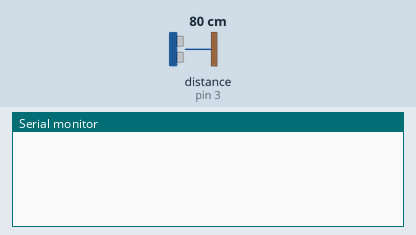
This sketch was run on a simulated Arduino Uno, built with avr-gcc and run on an emulated ATmega328P. Parts: the last lines printed to the serial monitor. Inputs (shaded band) come from the test bench; at power-on: distance to the obstacle (sensor on pin 3) 80 cm. The echo pulse lasts 58.3 µs per cm; WiFi joins after 1.5 s; servers stay silent unless stated; uploads are accepted with an empty reply.

Above: at 3.7 s.
3.8 s: distance to the obstacle (sensor on pin 3) set to 2 cm
At 7.1 s:
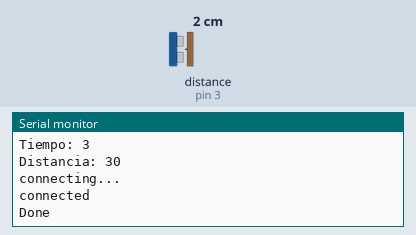
At 9.0 s:
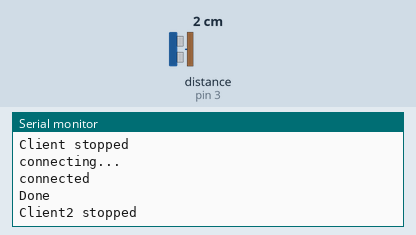

The sketch:

proyecto_final_v4.ino
```cpp
#include <SPI.h>
#include <Ethernet.h>
#include <NewPing.h>

#define TRIGGER_PIN  7  // Arduino pin tied to trigger pin on the ultrasonic sensor.
#define ECHO_PIN     3  // Arduino pin tied to echo pin on the ultrasonic sensor.
#define MAX_DISTANCE 100 // Maximum distance we want to ping for (in centimeters). Maximum sensor distance is rated at 400-500cm.
unsigned long times = 0;

int user_time = 3;
int user_distance = 30; //distancia cm entregada por usuario
int myInts[4];

byte mac[] = { 0x70, 0x71, 0xBC, 0x9A, 0x66, 0x7A };
char server[] = "146.83.198.35";    // server de la U

IPAddress ip(192, 168, 1, 61); // IP Arduino

// Initialize the Ethernet client library
// with the IP address and port of the server
// that you want to connect to (port 80 is default for HTTP):
EthernetClient client;
EthernetClient client2;
NewPing sonar(TRIGGER_PIN, ECHO_PIN, MAX_DISTANCE); // NewPing setup of pins and maximum distance.

void setup() {
  // Open serial communications and wait for port to open:
  Serial.begin(9600);
  while (!Serial) {
    ; // wait for serial port to connect. Needed for native USB port only
  }

  // start the Ethernet connection:
  if (Ethernet.begin(mac) == 0) {
    Serial.println("Failed to configure Ethernet using DHCP");
    // try to congifure using IP address instead of DHCP:
    Ethernet.begin(mac, ip);
  }
  // give  Ethernet shield a second to initialize:
  delay(1000);

}

void loop() {

  int distance = sonar.ping_cm();
  int temp = 1;
  int i;
   if(distance > 0 && distance < user_distance)
    {
      times++;
      if(times == (user_time * 100) - 90){

            Serial.print("Tiempo: ");
            Serial.println(user_time);
            Serial.print("Distancia: ");
            Serial.println(user_distance);

          Serial.println("connecting...");
          // if you get a connection, report back via serial:
          if (client.connect(server, 80)) {
            Serial.println("connected");
            // Make a HTTP request:
            client.print("GET /~arduinoG4/nuevo.php?tmp=");
            client.print(temp);
            client.println(" HTTP/1.1");
            client.println("Host: 146.83.198.35");
            client.println("Connection: close");
            client.println();
            Serial.println("Done");
          }
           else {
          // if you didn't get a connection to the server:
          Serial.println("connection failed nuevo.php");
        }


        delay(1000);
          int cont = 0;
          int cont2 = 0;
          int flag = 0;
          int i = 0;

          while(client.available()) {
             char c = client.read();
             Serial.print(c);

             if(c == '#' && flag == 0)
              flag = 1;

             if(c == '#' && flag == 1 && i > 0)
             flag = 0;

              if(flag == 1) {
              myInts[i] = (byte)c;
                i++;

              }
              //Serial.print((byte)c);
             }

        client.stop();
        Serial.println("Client stopped");

        //Nueva wea

          Serial.println("connecting...");
          // if you get a connection, report back via serial:
          if (client2.connect(server, 80)) {
            Serial.println("connected");
            // Make a HTTP request:
            client2.print("GET /~arduinoG4/taller.php?tmp=");
            client2.print(temp);
            client2.println(" HTTP/1.1");
            client2.println("Host: 146.83.198.35");
            client2.println("Connection: close");
            client2.println();
            Serial.println("Done");


        } else {
          // if you didn't get a connection to the server:
          Serial.println("connection failed");
        }
      client2.stop();
        Serial.println("Client2 stopped");

        user_distance = myInts[1];
        user_time = myInts[2];

       }
    }

    else {
      times = 0;


    }
  /*

  }


  // if the server's disconnected, stop the client:
  if (!client.connected()) {
    Serial.println();
    Serial.println("disconnecting.");
    client.stop();

    // do nothing forevermore:
    //while (true);
  }
  */
 delay(10);

    }
```

Measured:
- after the input at 3.8 s, the serial monitor: prints a new line after 2.3 s (image 1)
